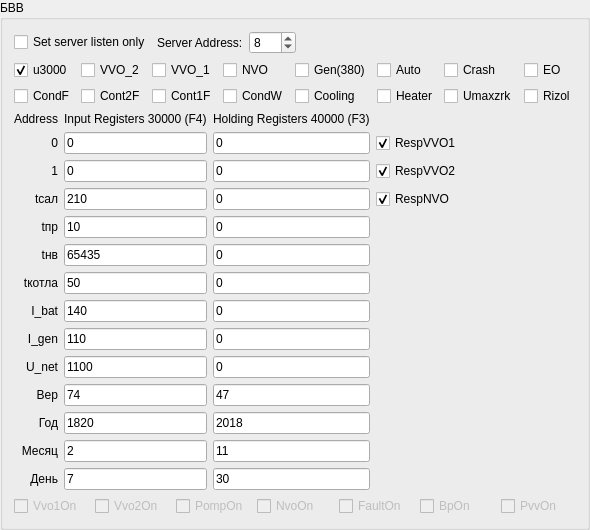
       <widget class="QGroupBox" name="gbBVV">
        <property name="title">
         <string>БВВ</string>
        </property>
        <layout class="QVBoxLayout" name="verticalLayout">
         <item>
          <layout class="QHBoxLayout" name="horizontalLayout">
           <property name="sizeConstraint">
            <enum>QLayout::SetMinimumSize</enum>
           </property>
           <item>
            <widget class="QCheckBox" name="listenOnlyBox">
             <property name="text">
              <string>Set server listen only</string>
             </property>
            </widget>
           </item>
           <item>
            <widget class="QLabel" name="label_45">
             <property name="sizePolicy">
              <sizepolicy hsizetype="Maximum" vsizetype="Preferred">
               <horstretch>0</horstretch>
               <verstretch>0</verstretch>
              </sizepolicy>
             </property>
             <property name="text">
              <string>Server Address:</string>
             </property>
            </widget>
           </item>
           <item>
            <widget class="QSpinBox" name="serverEdit_7">
             <property name="sizePolicy">
              <sizepolicy hsizetype="Maximum" vsizetype="Fixed">
               <horstretch>0</horstretch>
               <verstretch>0</verstretch>
              </sizepolicy>
             </property>
             <property name="minimum">
              <number>1</number>
             </property>
             <property name="maximum">
              <number>247</number>
             </property>
             <property name="value">
              <number>8</number>
             </property>
            </widget>
           </item>
           <item>
            <spacer name="horizontalSpacer_2">
             <property name="orientation">
              <enum>Qt::Horizontal</enum>
             </property>
             <property name="sizeHint" stdset="0">
              <size>
               <width>40</width>
               <height>20</height>
              </size>
             </property>
            </spacer>
           </item>
          </layout>
         </item>
         <item>
          <layout class="QGridLayout" name="gridLayout_DigIn">
           <item row="0" column="4">
            <widget class="QCheckBox" name="cbGen">
             <property name="text">
              <string>Gen(380)</string>
             </property>
            </widget>
           </item>
           <item row="1" column="0">
            <widget class="QCheckBox" name="cbCondF">
             <property name="text">
              <string>CondF</string>
             </property>
            </widget>
           </item>
           <item row="0" column="5">
            <widget class="QCheckBox" name="cbAuto">
             <property name="text">
              <string>Auto</string>
             </property>
            </widget>
           </item>
           <item row="0" column="0">
            <widget class="QCheckBox" name="cbU3000">
             <property name="text">
              <string>u3000</string>
             </property>
             <property name="checked">
              <bool>true</bool>
             </property>
            </widget>
           </item>
           <item row="0" column="1">
            <widget class="QCheckBox" name="cbVVO_2">
             <property name="text">
              <string>VVO_2</string>
             </property>
            </widget>
           </item>
           <item row="0" column="3">
            <widget class="QCheckBox" name="cbNVO">
             <property name="text">
              <string>NVO</string>
             </property>
            </widget>
           </item>
           <item row="1" column="1">
            <widget class="QCheckBox" name="cbCont2F">
             <property name="text">
              <string>Cont2F</string>
             </property>
            </widget>
           </item>
           <item row="0" column="2">
            <widget class="QCheckBox" name="cbVVO_1">
             <property name="text">
              <string>VVO_1</string>
             </property>
            </widget>
           </item>
           <item row="0" column="6">
            <widget class="QCheckBox" name="cbCrash">
             <property name="text">
              <string>Crash</string>
             </property>
            </widget>
           </item>
           <item row="0" column="7">
            <widget class="QCheckBox" name="cbEO">
             <property name="text">
              <string>EO</string>
             </property>
            </widget>
           </item>
           <item row="1" column="2">
            <widget class="QCheckBox" name="cbCont1F">
             <property name="text">
              <string>Cont1F</string>
             </property>
            </widget>
           </item>
           <item row="1" column="3">
            <widget class="QCheckBox" name="cbCondW">
             <property name="text">
              <string>CondW</string>
             </property>
            </widget>
           </item>
           <item row="1" column="4">
            <widget class="QCheckBox" name="cbCooling">
             <property name="text">
              <string>Cooling</string>
             </property>
            </widget>
           </item>
           <item row="1" column="5">
            <widget class="QCheckBox" name="cbHeater">
             <property name="text">
              <string>Heater</string>
             </property>
            </widget>
           </item>
           <item row="1" column="6">
            <widget class="QCheckBox" name="cbUmax_zrk">
             <property name="text">
              <string>Umaxzrk</string>
             </property>
            </widget>
           </item>
           <item row="1" column="7">
            <widget class="QCheckBox" name="cbRizol">
             <property name="text">
              <string>Rizol</string>
             </property>
            </widget>
           </item>
          </layout>
         </item>
         <item>
          <layout class="QGridLayout" name="gridLayout_2">
           <item row="8" column="2">
            <widget class="QLineEdit" name="holdReg_8_7">
             <property name="sizePolicy">
              <sizepolicy hsizetype="Preferred" vsizetype="Fixed">
               <horstretch>0</horstretch>
               <verstretch>0</verstretch>
              </sizepolicy>
             </property>
             <property name="text">
              <string>0</string>
             </property>
             <property name="maxLength">
              <number>32767</number>
             </property>
             <property name="placeholderText">
              <string>Hexadecimal A-F, a-f, 0-9.</string>
             </property>
            </widget>
           </item>
           <item row="7" column="2">
            <widget class="QLineEdit" name="holdReg_8_6">
             <property name="sizePolicy">
              <sizepolicy hsizetype="Preferred" vsizetype="Fixed">
               <horstretch>0</horstretch>
               <verstretch>0</verstretch>
              </sizepolicy>
             </property>
             <property name="text">
              <string>0</string>
             </property>
             <property name="maxLength">
              <number>32767</number>
             </property>
             <property name="placeholderText">
              <string>Hexadecimal A-F, a-f, 0-9.</string>
             </property>
            </widget>
           </item>
           <item row="4" column="0">
            <widget class="QLabel" name="label_11">
             <property name="text">
              <string>tпр</string>
             </property>
             <property name="alignment">
              <set>Qt::AlignRight|Qt::AlignTrailing|Qt::AlignVCenter</set>
             </property>
            </widget>
           </item>
           <item row="3" column="0">
            <widget class="QLabel" name="label_23">
             <property name="text">
              <string>tсал</string>
             </property>
             <property name="alignment">
              <set>Qt::AlignRight|Qt::AlignTrailing|Qt::AlignVCenter</set>
             </property>
            </widget>
           </item>
           <item row="9" column="2">
            <widget class="QLineEdit" name="holdReg_8_8">
             <property name="sizePolicy">
              <sizepolicy hsizetype="Preferred" vsizetype="Fixed">
               <horstretch>0</horstretch>
               <verstretch>0</verstretch>
              </sizepolicy>
             </property>
             <property name="text">
              <string>0</string>
             </property>
             <property name="maxLength">
              <number>32767</number>
             </property>
             <property name="placeholderText">
              <string>Hexadecimal A-F, a-f, 0-9.</string>
             </property>
            </widget>
           </item>
           <item row="11" column="1">
            <widget class="QLineEdit" name="inReg_8_29">
             <property name="sizePolicy">
              <sizepolicy hsizetype="Preferred" vsizetype="Fixed">
               <horstretch>0</horstretch>
               <verstretch>0</verstretch>
              </sizepolicy>
             </property>
             <property name="text">
              <string>1820</string>
             </property>
             <property name="maxLength">
              <number>32767</number>
             </property>
             <property name="placeholderText">
              <string>Hexadecimal A-F, a-f, 0-9.</string>
             </property>
            </widget>
           </item>
           <item row="10" column="0">
            <widget class="QLabel" name="label_16">
             <property name="text">
              <string>Вер</string>
             </property>
             <property name="alignment">
              <set>Qt::AlignRight|Qt::AlignTrailing|Qt::AlignVCenter</set>
             </property>
            </widget>
           </item>
           <item row="2" column="2">
            <widget class="QLineEdit" name="holdReg_8_1">
             <property name="sizePolicy">
              <sizepolicy hsizetype="Preferred" vsizetype="Fixed">
               <horstretch>0</horstretch>
               <verstretch>0</verstretch>
              </sizepolicy>
             </property>
             <property name="text">
              <string>0</string>
             </property>
             <property name="maxLength">
              <number>32767</number>
             </property>
             <property name="placeholderText">
              <string>Hexadecimal A-F, a-f, 0-9.</string>
             </property>
            </widget>
           </item>
           <item row="4" column="2">
            <widget class="QLineEdit" name="holdReg_8_3">
             <property name="sizePolicy">
              <sizepolicy hsizetype="Preferred" vsizetype="Fixed">
               <horstretch>0</horstretch>
               <verstretch>0</verstretch>
              </sizepolicy>
             </property>
             <property name="text">
              <string>0</string>
             </property>
             <property name="maxLength">
              <number>32767</number>
             </property>
             <property name="placeholderText">
              <string>Hexadecimal A-F, a-f, 0-9.</string>
             </property>
            </widget>
           </item>
           <item row="1" column="0">
            <widget class="QLabel" name="label_21">
             <property name="text">
              <string>0</string>
             </property>
             <property name="alignment">
              <set>Qt::AlignRight|Qt::AlignTrailing|Qt::AlignVCenter</set>
             </property>
            </widget>
           </item>
           <item row="3" column="1">
            <widget class="QLineEdit" name="inReg_8_2">
             <property name="sizePolicy">
              <sizepolicy hsizetype="Preferred" vsizetype="Fixed">
               <horstretch>0</horstretch>
               <verstretch>0</verstretch>
              </sizepolicy>
             </property>
             <property name="text">
              <string>210</string>
             </property>
             <property name="maxLength">
              <number>32767</number>
             </property>
             <property name="placeholderText">
              <string>Hexadecimal A-F, a-f, 0-9.</string>
             </property>
            </widget>
           </item>
           <item row="6" column="2">
            <widget class="QLineEdit" name="holdReg_8_5">
             <property name="sizePolicy">
              <sizepolicy hsizetype="Preferred" vsizetype="Fixed">
               <horstretch>0</horstretch>
               <verstretch>0</verstretch>
              </sizepolicy>
             </property>
             <property name="text">
              <string>0</string>
             </property>
             <property name="maxLength">
              <number>32767</number>
             </property>
             <property name="placeholderText">
              <string>Hexadecimal A-F, a-f, 0-9.</string>
             </property>
            </widget>
           </item>
           <item row="12" column="2">
            <widget class="QLineEdit" name="holdReg_8_30">
             <property name="sizePolicy">
              <sizepolicy hsizetype="Preferred" vsizetype="Fixed">
               <horstretch>0</horstretch>
               <verstretch>0</verstretch>
              </sizepolicy>
             </property>
             <property name="text">
              <string>11</string>
             </property>
             <property name="maxLength">
              <number>32767</number>
             </property>
             <property name="placeholderText">
              <string>Hexadecimal A-F, a-f, 0-9.</string>
             </property>
            </widget>
           </item>
           <item row="11" column="0">
            <widget class="QLabel" name="label_17">
             <property name="text">
              <string>Год</string>
             </property>
             <property name="alignment">
              <set>Qt::AlignRight|Qt::AlignTrailing|Qt::AlignVCenter</set>
             </property>
            </widget>
           </item>
           <item row="12" column="0">
            <widget class="QLabel" name="label_18">
             <property name="text">
              <string>Месяц</string>
             </property>
             <property name="alignment">
              <set>Qt::AlignRight|Qt::AlignTrailing|Qt::AlignVCenter</set>
             </property>
            </widget>
           </item>
           <item row="5" column="0">
            <widget class="QLabel" name="label_8">
             <property name="text">
              <string>tнв</string>
             </property>
             <property name="alignment">
              <set>Qt::AlignRight|Qt::AlignTrailing|Qt::AlignVCenter</set>
             </property>
            </widget>
           </item>
           <item row="0" column="2">
            <widget class="QLabel" name="holdingRegisters">
             <property name="text">
              <string>Holding Registers 40000 (F3)</string>
             </property>
            </widget>
           </item>
           <item row="9" column="0">
            <widget class="QLabel" name="label_15">
             <property name="text">
              <string>U_net</string>
             </property>
             <property name="alignment">
              <set>Qt::AlignRight|Qt::AlignTrailing|Qt::AlignVCenter</set>
             </property>
            </widget>
           </item>
           <item row="11" column="2">
            <widget class="QLineEdit" name="holdReg_8_29">
             <property name="sizePolicy">
              <sizepolicy hsizetype="Preferred" vsizetype="Fixed">
               <horstretch>0</horstretch>
               <verstretch>0</verstretch>
              </sizepolicy>
             </property>
             <property name="text">
              <string>2018</string>
             </property>
             <property name="maxLength">
              <number>32767</number>
             </property>
             <property name="placeholderText">
              <string>Hexadecimal A-F, a-f, 0-9.</string>
             </property>
            </widget>
           </item>
           <item row="13" column="0">
            <widget class="QLabel" name="label_19">
             <property name="text">
              <string>День</string>
             </property>
             <property name="alignment">
              <set>Qt::AlignRight|Qt::AlignTrailing|Qt::AlignVCenter</set>
             </property>
            </widget>
           </item>
           <item row="13" column="2">
            <widget class="QLineEdit" name="holdReg_8_31">
             <property name="sizePolicy">
              <sizepolicy hsizetype="Preferred" vsizetype="Fixed">
               <horstretch>0</horstretch>
               <verstretch>0</verstretch>
              </sizepolicy>
             </property>
             <property name="text">
              <string>30</string>
             </property>
             <property name="maxLength">
              <number>32767</number>
             </property>
             <property name="placeholderText">
              <string>Hexadecimal A-F, a-f, 0-9.</string>
             </property>
            </widget>
           </item>
           <item row="10" column="1">
            <widget class="QLineEdit" name="inReg_8_28">
             <property name="sizePolicy">
              <sizepolicy hsizetype="Preferred" vsizetype="Fixed">
               <horstretch>0</horstretch>
               <verstretch>0</verstretch>
              </sizepolicy>
             </property>
             <property name="text">
              <string>74</string>
             </property>
             <property name="maxLength">
              <number>32767</number>
             </property>
             <property name="placeholderText">
              <string>Hexadecimal A-F, a-f, 0-9.</string>
             </property>
            </widget>
           </item>
           <item row="6" column="1">
            <widget class="QLineEdit" name="inReg_8_5">
             <property name="sizePolicy">
              <sizepolicy hsizetype="Preferred" vsizetype="Fixed">
               <horstretch>0</horstretch>
               <verstretch>0</verstretch>
              </sizepolicy>
             </property>
             <property name="text">
              <string>50</string>
             </property>
             <property name="maxLength">
              <number>32767</number>
             </property>
             <property name="placeholderText">
              <string>Hexadecimal A-F, a-f, 0-9.</string>
             </property>
            </widget>
           </item>
           <item row="12" column="1">
            <widget class="QLineEdit" name="inReg_8_30">
             <property name="sizePolicy">
              <sizepolicy hsizetype="Preferred" vsizetype="Fixed">
               <horstretch>0</horstretch>
               <verstretch>0</verstretch>
              </sizepolicy>
             </property>
             <property name="text">
              <string>2</string>
             </property>
             <property name="maxLength">
              <number>32767</number>
             </property>
             <property name="placeholderText">
              <string>Hexadecimal A-F, a-f, 0-9.</string>
             </property>
            </widget>
           </item>
           <item row="2" column="0">
            <widget class="QLabel" name="label_22">
             <property name="text">
              <string>1</string>
             </property>
             <property name="alignment">
              <set>Qt::AlignRight|Qt::AlignTrailing|Qt::AlignVCenter</set>
             </property>
            </widget>
           </item>
           <item row="0" column="0">
            <widget class="QLabel" name="address">
             <property name="text">
              <string>Address</string>
             </property>
             <property name="alignment">
              <set>Qt::AlignRight|Qt::AlignTrailing|Qt::AlignVCenter</set>
             </property>
            </widget>
           </item>
           <item row="0" column="1">
            <widget class="QLabel" name="inputRegisters">
             <property name="text">
              <string>Input Registers 30000 (F4)</string>
             </property>
            </widget>
           </item>
           <item row="1" column="1">
            <widget class="QLineEdit" name="inReg_8_0">
             <property name="sizePolicy">
              <sizepolicy hsizetype="Preferred" vsizetype="Fixed">
               <horstretch>0</horstretch>
               <verstretch>0</verstretch>
              </sizepolicy>
             </property>
             <property name="text">
              <string>0</string>
             </property>
             <property name="maxLength">
              <number>32767</number>
             </property>
             <property name="placeholderText">
              <string>Hexadecimal A-F, a-f, 0-9.</string>
             </property>
            </widget>
           </item>
           <item row="8" column="0">
            <widget class="QLabel" name="label_14">
             <property name="text">
              <string>I_gen</string>
             </property>
             <property name="alignment">
              <set>Qt::AlignRight|Qt::AlignTrailing|Qt::AlignVCenter</set>
             </property>
            </widget>
           </item>
           <item row="5" column="1">
            <widget class="QLineEdit" name="inReg_8_4">
             <property name="sizePolicy">
              <sizepolicy hsizetype="Preferred" vsizetype="Fixed">
               <horstretch>0</horstretch>
               <verstretch>0</verstretch>
              </sizepolicy>
             </property>
             <property name="text">
              <string>65435</string>
             </property>
             <property name="maxLength">
              <number>32767</number>
             </property>
             <property name="placeholderText">
              <string>Hexadecimal A-F, a-f, 0-9.</string>
             </property>
            </widget>
           </item>
           <item row="9" column="1">
            <widget class="QLineEdit" name="inReg_8_8">
             <property name="sizePolicy">
              <sizepolicy hsizetype="Preferred" vsizetype="Fixed">
               <horstretch>0</horstretch>
               <verstretch>0</verstretch>
              </sizepolicy>
             </property>
             <property name="text">
              <string>1100</string>
             </property>
             <property name="maxLength">
              <number>32767</number>
             </property>
             <property name="placeholderText">
              <string>Hexadecimal A-F, a-f, 0-9.</string>
             </property>
            </widget>
           </item>
           <item row="2" column="1">
            <widget class="QLineEdit" name="inReg_8_1">
             <property name="sizePolicy">
              <sizepolicy hsizetype="Preferred" vsizetype="Fixed">
               <horstretch>0</horstretch>
               <verstretch>0</verstretch>
              </sizepolicy>
             </property>
             <property name="text">
              <string>0</string>
             </property>
             <property name="maxLength">
              <number>32767</number>
             </property>
             <property name="placeholderText">
              <string>Hexadecimal A-F, a-f, 0-9.</string>
             </property>
            </widget>
           </item>
           <item row="4" column="1">
            <widget class="QLineEdit" name="inReg_8_3">
             <property name="sizePolicy">
              <sizepolicy hsizetype="Preferred" vsizetype="Fixed">
               <horstretch>0</horstretch>
               <verstretch>0</verstretch>
              </sizepolicy>
             </property>
             <property name="text">
              <string>10</string>
             </property>
             <property name="maxLength">
              <number>32767</number>
             </property>
             <property name="placeholderText">
              <string>Hexadecimal A-F, a-f, 0-9.</string>
             </property>
            </widget>
           </item>
           <item row="6" column="3">
            <spacer name="horizontalSpacer_8">
             <property name="orientation">
              <enum>Qt::Horizontal</enum>
             </property>
             <property name="sizeHint" stdset="0">
              <size>
               <width>40</width>
               <height>20</height>
              </size>
             </property>
            </spacer>
           </item>
           <item row="7" column="0">
            <widget class="QLabel" name="label_13">
             <property name="text">
              <string>I_bat</string>
             </property>
             <property name="alignment">
              <set>Qt::AlignRight|Qt::AlignTrailing|Qt::AlignVCenter</set>
             </property>
            </widget>
           </item>
           <item row="7" column="1">
            <widget class="QLineEdit" name="inReg_8_6">
             <property name="sizePolicy">
              <sizepolicy hsizetype="Preferred" vsizetype="Fixed">
               <horstretch>0</horstretch>
               <verstretch>0</verstretch>
              </sizepolicy>
             </property>
             <property name="text">
              <string>140</string>
             </property>
             <property name="maxLength">
              <number>32767</number>
             </property>
             <property name="placeholderText">
              <string>Hexadecimal A-F, a-f, 0-9.</string>
             </property>
            </widget>
           </item>
           <item row="6" column="0">
            <widget class="QLabel" name="label_12">
             <property name="text">
              <string>tкотла</string>
             </property>
             <property name="alignment">
              <set>Qt::AlignRight|Qt::AlignTrailing|Qt::AlignVCenter</set>
             </property>
            </widget>
           </item>
           <item row="5" column="2">
            <widget class="QLineEdit" name="holdReg_8_4">
             <property name="sizePolicy">
              <sizepolicy hsizetype="Preferred" vsizetype="Fixed">
               <horstretch>0</horstretch>
               <verstretch>0</verstretch>
              </sizepolicy>
             </property>
             <property name="text">
              <string>0</string>
             </property>
             <property name="maxLength">
              <number>32767</number>
             </property>
             <property name="placeholderText">
              <string>Hexadecimal A-F, a-f, 0-9.</string>
             </property>
            </widget>
           </item>
           <item row="3" column="2">
            <widget class="QLineEdit" name="holdReg_8_2">
             <property name="sizePolicy">
              <sizepolicy hsizetype="Preferred" vsizetype="Fixed">
               <horstretch>0</horstretch>
               <verstretch>0</verstretch>
              </sizepolicy>
             </property>
             <property name="text">
              <string>0</string>
             </property>
             <property name="maxLength">
              <number>32767</number>
             </property>
             <property name="placeholderText">
              <string>Hexadecimal A-F, a-f, 0-9.</string>
             </property>
            </widget>
           </item>
           <item row="13" column="1">
            <widget class="QLineEdit" name="inReg_8_31">
             <property name="sizePolicy">
              <sizepolicy hsizetype="Preferred" vsizetype="Fixed">
               <horstretch>0</horstretch>
               <verstretch>0</verstretch>
              </sizepolicy>
             </property>
             <property name="text">
              <string>7</string>
             </property>
             <property name="maxLength">
              <number>32767</number>
             </property>
             <property name="placeholderText">
              <string>Hexadecimal A-F, a-f, 0-9.</string>
             </property>
            </widget>
           </item>
           <item row="8" column="1">
            <widget class="QLineEdit" name="inReg_8_7">
             <property name="sizePolicy">
              <sizepolicy hsizetype="Preferred" vsizetype="Fixed">
               <horstretch>0</horstretch>
               <verstretch>0</verstretch>
              </sizepolicy>
             </property>
             <property name="text">
              <string>110</string>
             </property>
             <property name="maxLength">
              <number>32767</number>
             </property>
             <property name="placeholderText">
              <string>Hexadecimal A-F, a-f, 0-9.</string>
             </property>
            </widget>
           </item>
           <item row="1" column="2">
            <widget class="QLineEdit" name="holdReg_8_0">
             <property name="sizePolicy">
              <sizepolicy hsizetype="Preferred" vsizetype="Fixed">
               <horstretch>0</horstretch>
               <verstretch>0</verstretch>
              </sizepolicy>
             </property>
             <property name="text">
              <string>0</string>
             </property>
             <property name="maxLength">
              <number>32767</number>
             </property>
             <property name="placeholderText">
              <string>Hexadecimal A-F, a-f, 0-9.</string>
             </property>
            </widget>
           </item>
           <item row="10" column="2">
            <widget class="QLineEdit" name="holdReg_8_28">
             <property name="sizePolicy">
              <sizepolicy hsizetype="Preferred" vsizetype="Fixed">
               <horstretch>0</horstretch>
               <verstretch>0</verstretch>
              </sizepolicy>
             </property>
             <property name="text">
              <string>47</string>
             </property>
             <property name="maxLength">
              <number>32767</number>
             </property>
             <property name="placeholderText">
              <string>Hexadecimal A-F, a-f, 0-9.</string>
             </property>
            </widget>
           </item>
           <item row="1" column="3">
            <widget class="QCheckBox" name="cbRespVVO1">
             <property name="text">
              <string>RespVVO1</string>
             </property>
             <property name="checked">
              <bool>true</bool>
             </property>
            </widget>
           </item>
           <item row="2" column="3">
            <widget class="QCheckBox" name="cbRespVVO2">
             <property name="text">
              <string>RespVVO2</string>
             </property>
             <property name="checked">
              <bool>true</bool>
             </property>
            </widget>
           </item>
           <item row="3" column="3">
            <widget class="QCheckBox" name="cbRespNVO">
             <property name="text">
              <string>RespNVO</string>
             </property>
             <property name="checked">
              <bool>true</bool>
             </property>
            </widget>
           </item>
          </layout>
         </item>
         <item>
          <layout class="QGridLayout" name="gridLayout_DigOut">
           <item row="0" column="4">
            <widget class="QCheckBox" name="cbFaultOn">
             <property name="enabled">
              <bool>false</bool>
             </property>
             <property name="text">
              <string>FaultOn</string>
             </property>
             <property name="checkable">
              <bool>true</bool>
             </property>
            </widget>
           </item>
           <item row="0" column="2">
            <widget class="QCheckBox" name="cbPompOn">
             <property name="enabled">
              <bool>false</bool>
             </property>
             <property name="text">
              <string>PompOn</string>
             </property>
             <property name="checkable">
              <bool>true</bool>
             </property>
            </widget>
           </item>
           <item row="0" column="5">
            <widget class="QCheckBox" name="cbBpOn">
             <property name="enabled">
              <bool>false</bool>
             </property>
             <property name="text">
              <string>BpOn</string>
             </property>
             <property name="checkable">
              <bool>true</bool>
             </property>
            </widget>
           </item>
           <item row="0" column="3">
            <widget class="QCheckBox" name="cbNvoOn">
             <property name="enabled">
              <bool>false</bool>
             </property>
             <property name="text">
              <string>NvoOn</string>
             </property>
             <property name="checkable">
              <bool>true</bool>
             </property>
            </widget>
           </item>
           <item row="0" column="0">
            <widget class="QCheckBox" name="cbVvo1On">
             <property name="enabled">
              <bool>false</bool>
             </property>
             <property name="text">
              <string>Vvo1On</string>
             </property>
             <property name="checkable">
              <bool>true</bool>
             </property>
            </widget>
           </item>
           <item row="0" column="1">
            <widget class="QCheckBox" name="cbVvo2On">
             <property name="enabled">
              <bool>false</bool>
             </property>
             <property name="text">
              <string>Vvo2On</string>
             </property>
             <property name="checkable">
              <bool>true</bool>
             </property>
            </widget>
           </item>
           <item row="0" column="6">
            <widget class="QCheckBox" name="cbPvvOn">
             <property name="enabled">
              <bool>false</bool>
             </property>
             <property name="text">
              <string>PvvOn</string>
             </property>
             <property name="checkable">
              <bool>true</bool>
             </property>
            </widget>
           </item>
          </layout>
         </item>
        </layout>
       </widget>
